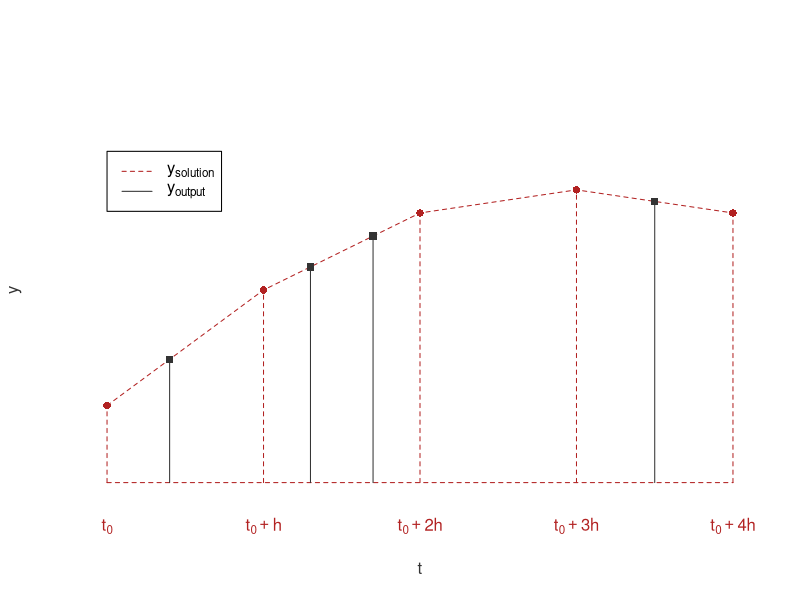

Reproduce this figure in R.

col1 <- "firebrick"
col2 <- 'gray20'
par(col.lab = col2)
par(col.axis = col1)

h <- 0.5;
x <- seq(0, 4*h, by = h)
y <- c(1.6, 1.75,1.85,1.88,1.85)
plot(x,y,'o', ylim=c(1.5,2), pch=16, ylab='y', xlab='t', col=col1, lty=2, bty="n",
     xaxt = 'n', yaxt = 'n')
lines(x, rep(1.5, 5), col=col1, lty=2)
for(i in 1:5){
  lines(c(x[i], x[i]), c(1.5, y[i]), col=col1, lty=2)
}

x_dat <- c(0.2, 0.65, 0.85, 1.75)
y_dat <- approx(x, y, x_dat)$y
points(x_dat, y_dat, pch=15, col=col2)
for(i in 1:4){
  lines(c(x_dat[i], x_dat[i]), c(1.5, y_dat[i]), lty=1, col=col2)
}
#points(x_dat, rep(1.5, 4), pch=15, col=col2)

xlab <- c(expression(t[0]),
          expression(t[0] + h),
          expression(t[0] + 2*h),
          expression(t[0] + 3*h),
          expression(t[0] + 4*h))
axis(side=1,at=c(0,h,2*h,3*h, 4*h),labels=xlab, col=col1, tick=FALSE)

legend(0, 1.93, legend=c(expression(y[solution]), expression(y[output])),
       col=c(col1, col2), lty=c(2,1))
